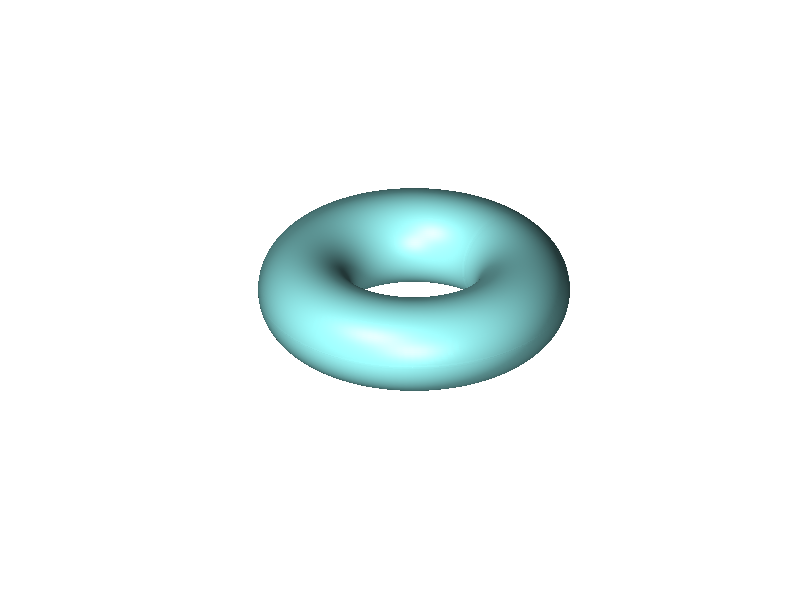

Reproduce this figure in MATLAB.
function torusSurf
% torus surface
u = linspace(-2*pi,2*pi,150);
v = u;
[U,V] = meshgrid(u,v);
x = (7+3*cos(V)).*cos(U);
y = (7+3*cos(V)).*sin(U);
z = 3*sin(V);
h1 = surf(x,y,z,'facelighting','phong'...
    ,'edgecolor','none','facecolor',[0.5 0.8 0.8]);
material([0.2259    0.5798    0.24]);
camlight headlight,
camlight left
axis equal off
set(gcf,'color',[1 1 1]);

% export_fig function is available then save figure as png file. Create a
% button with callback that will save the figure as antialiased image.
if exist('export_fig') > 0
    export_fig('png','-nocrop','-a2','torusSurf');
end
end
